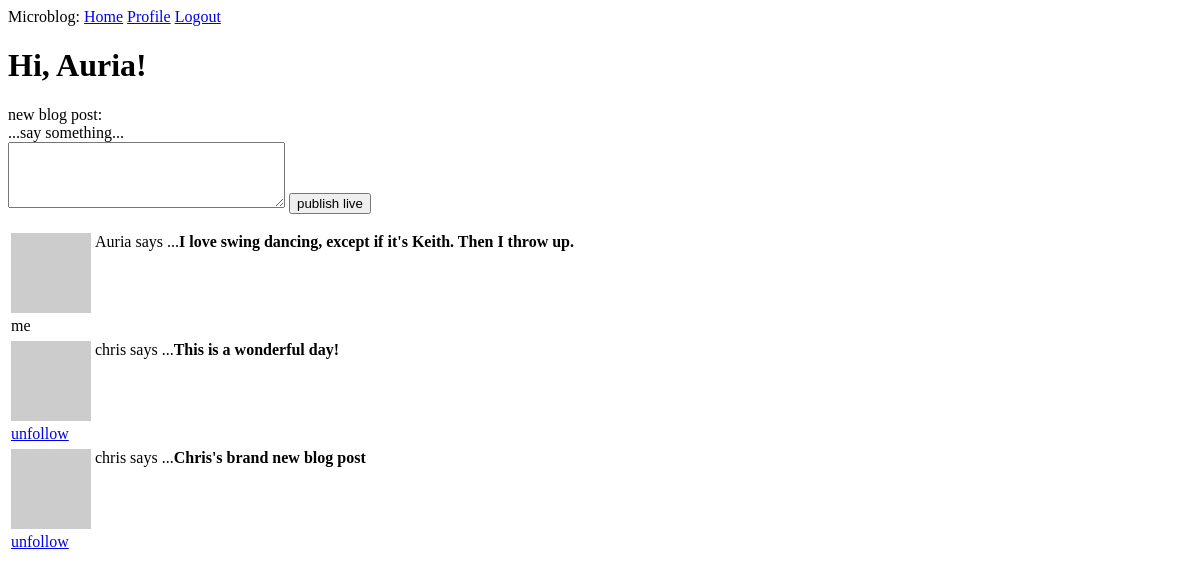
The page /index (signed in) on the database as committed earlier.
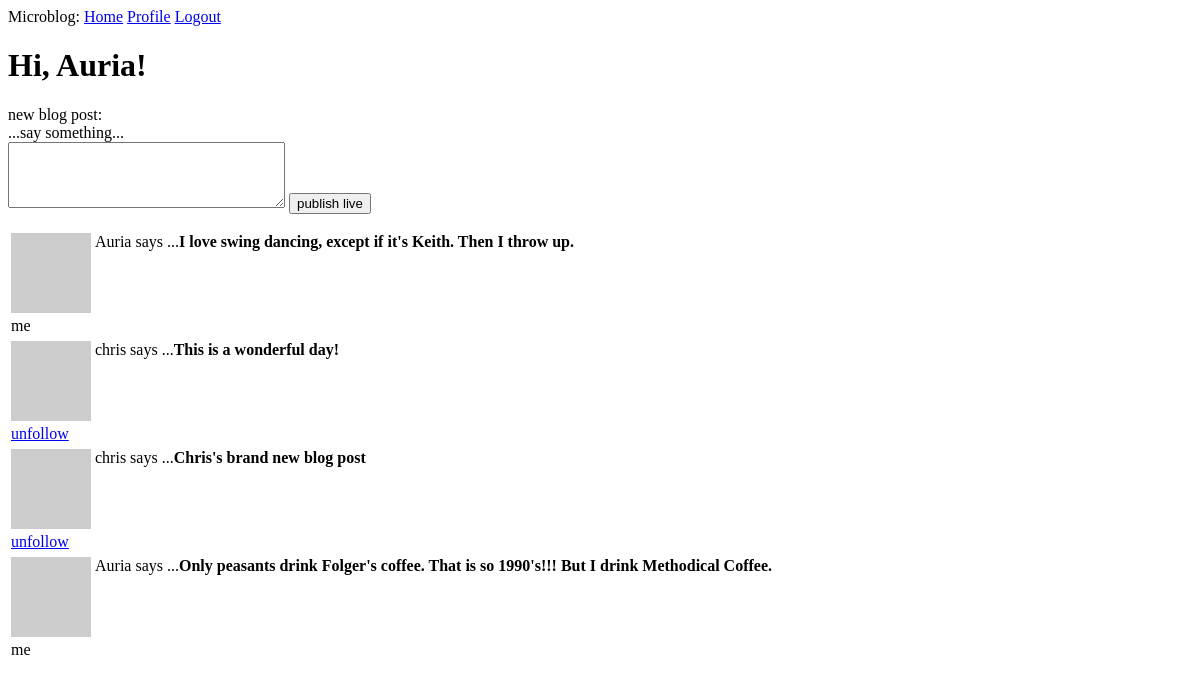
The same page on the database as committed later.
### microblog_app/models.py (models this page shows, shortened)
class User(UserMixin, db.Model): # UserMixin makes model compatible with flask-login
    id = db.Column(db.Integer, primary_key=True)  # flask login writes User.id to session
    username = db.Column(db.String(64), index=True, unique=True)
    email = db.Column(db.String(120), index=True, unique=True)
    password_hash = db.Column(db.String(128))
    posts = db.relationship('Post', backref='author', lazy='dynamic')
    about_me = db.Column(db.String(140))
    last_visited = db.Column(db.DateTime, default=datetime.utcnow())
    followed = db.relationship(
        'User', secondary=followers,
        primaryjoin=(followers.c.follower_id == id),
        secondaryjoin=(followers.c.followed_id == id),
        backref=db.backref('followers', lazy='dynamic'),
        lazy='dynamic'
    )
    def pull_avatar(self, size):
        digest = md5(self.email.lower().encode('utf-8')).hexdigest()
        return f"https://www.gravatar.com/avatar/{digest}?d=identicon&s={size}"
    def timestamp_on_request(self):  # time stamp to update last_visited in db upon request of any page
        self.last_visited = datetime.utcnow()
        db.session.commit()
    def is_following(self, user):
        return self.followed.filter(followers.c.followed_id == user.id).count() > 0

class Post(db.Model):
    id = db.Column(db.Integer, primary_key=True)
    body = db.Column(db.String(140))
    timestamp = db.Column(db.DateTime, index=True, default=datetime.utcnow)  # passing a function
    user_id = db.Column(db.Integer, db.ForeignKey('user.id'))  # uses relationship
    @staticmethod
    def get_posts(filter_attr=None, filter_arg=None):
        posts = None
        if filter_attr is None:  # get all posts
            posts = Post.query.all()
        elif filter_attr == 'username':  # filter by username
            posts = Post.query.filter_by(username=filter_arg).all()
        elif filter_attr == "timestamp":
            posts = Post.query.filter_by(timestamp=filter_arg).all()
        return posts

### microblog_app/routes.py (the view)
@app.route(URLRoute.home['root'], methods=['GET', 'POST'])  # app decorators first
@app.route(URLRoute.home['index'], methods=['GET', 'POST'])
@login_required  # then login decorators
def index():
    form = BlogPostForm()
    if form.validate_on_submit() and request.method == 'POST':
        new_post = Post(body=form.post.data, author=current_user)
        db.session.add(new_post)
        db.session.commit()
        flash("You're post is now live!")
        return redirect(url_for(Action.index))
    posts = Post.get_posts()
    return render_template("index.html", title="Home", blog_form=form, posts=posts)

### microblog_app/forms.py
class BlogPostForm(FlaskForm):
    post = TextAreaField("...say something...", validators=[DataRequired(), Length(min=1, max=140, message="Hello")])
    submit = SubmitField("publish live")

### microblog_app/models.py (called while the page is built)
@login.user_loader
def load_user(id):
    return User.query.get(int(id))

### microblog_app/routes.py (called while the page is built)
@app.before_request  # applies to all routes in the application
def before_request():
    if current_user.is_authenticated:
        current_user.timestamp_on_request()

### microblog_app/templates/index.html (shortened to what this page needs)
{% extends "base.html" %}
{% block content %}
    <h1>Hi, {{ current_user.username }}!</h1>
    {% if blog_form %}
    <label for="submit-blogpost">new blog post:</label>
    <form class="submit-blogpost" id="submit-blogpost" action="{{ url_for('index') }}" method="post">
        {{ blog_form.post.label }}<br>
        {{ blog_form.post(cols=32, rows=4) }}
        {{ blog_form.submit }}
    </form>
    {% endif %}
{% include "_posts.html" %}
{% endblock %}

### microblog_app/templates/base.html (shortened to what this page needs)
<!DOCTYPE>
<html>
    <head>
    </head>
    <body>
        <div>
            Microblog:
            <a href="{{ url_for('index') }}">Home</a>
            {% if current_user.is_authenticated %}
            <a href="{{ url_for('user', username=current_user.username) }}">Profile</a>
            <a href="{{ url_for('logout') }}">Logout</a>
            {% elif current_user.is_anonymous %}
            <a href="{{ url_for('login') }}">Login</a>
            {% endif %}
        </div>
    {% block content %}
    {% endblock %}
    </body>
</html>

### microblog_app/templates/_posts.html
{% if posts %}
    {% for post in posts %}
        <table>
            <tr valign="top">
                <td><img src="{{ post.author.pull_avatar(36) }}"></td>
                <td>{{ post.author.username}} says ...<b>{{ post.body }}</b></td>
            </tr>
            <tr>
                {% if current_user.username == post.author.username %}
                <td><p>me</p></td>
                {% elif current_user.is_following(post.author) %}
                <td><a href="{{ url_for('unfollow', username=post.author.username) }}">unfollow</a></td>
                {% elif not current_user.is_following(post.author) %}
                <td><a href="{{ url_for('follow', username=post.author.username) }}">follow</a></td>
                {% endif %}
            </tr>
        </table>
    {% endfor %}
{% else %}
    <p>No blog posts to show!</p>
{% endif %}

Rows that differ between the two databases and show on the page:
added Post: author.username "Auria", body "Only peasants drink Folger's coffee. That is so 1990's!!! But I drink Methodical Coffee."
